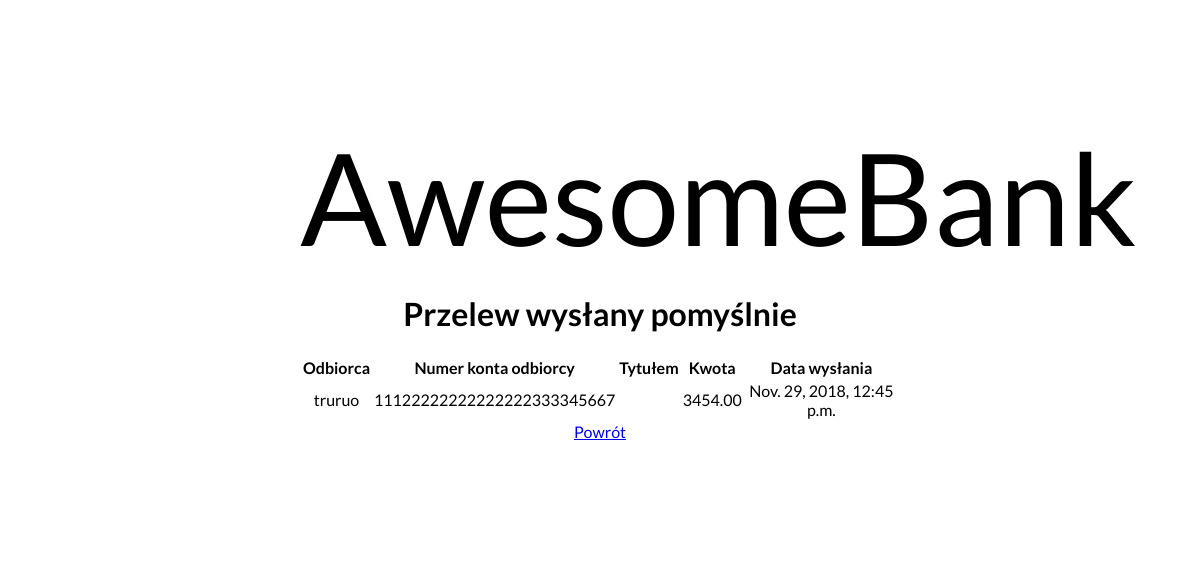
The app's page /transfer_sent/ (signed in), older data.
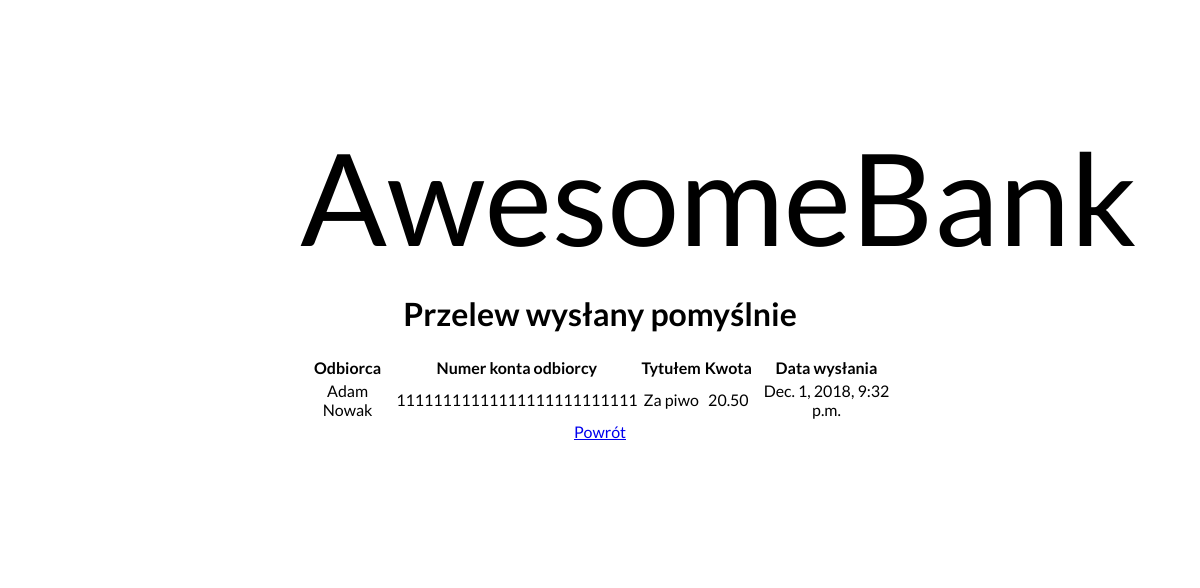
The same page, newer data.
### AwesomeBank/models.py (models this page shows)
class Transfer(models.Model):
    sender = models.ForeignKey(User, null=False, editable=False, on_delete=models.PROTECT)
    recipient_name = models.CharField(null=False, blank=False, max_length=80)
    recipient_account = models.CharField(null=False, max_length=26)
    title = models.CharField(null=False, blank=False, max_length=120)
    amount = models.DecimalField(null=False, decimal_places=2, max_digits=10)
    date = models.DateTimeField(default=timezone.now)

### AwesomeBank/views.py (the view)
# urls.py: path('transfer_sent/', transfer_sent, name='transfer_sent'),
def transfer_sent(request):
    transfers = []
    for item in Transfer.objects.all():
        if item.sender_id == request.user.id:
            transfers.append(item)
    transfers = [transfers[-1]]
    context = {
        'transfers': transfers
    }
    return render(request, 'transfer_sent.html', context)

### templates/transfer_sent.html (shortened to what this page needs)
{% extends 'registration/../temp.html' %}
{% block main_content %}
    {% if user.is_authenticated %}
    <h1>Przelew wysłany pomyślnie</h1>
            <table>
                <tr>
                    <th>Odbiorca</th>
                    <th>Numer konta odbiorcy</th>
                    <th>Tytułem</th>
                    <th>Kwota</th>
                    <th>Data wysłania</th>
                 </tr>
            {% for t in transfers %}
                <tr>
                    <td>{{ t.recipient_name }}</td>
                    <td>{{ t.recipient_account }}</td>
                    <td>{{ t.title }}</td>
                    <td>{{ t.amount }}</td>
                    <td>{{ t.date }}</td>
                </tr>
            {% endfor %}
            </table>
        <a href="{% url 'transfer_sending' %}">Powrót</a>
    {% else %}
        <p>Nie jesteś zalogowany!</p>
        <a href="{% url 'login' %}">Zaloguj się</a>
        <a href="{% url 'signup' %}">Zarejestruj się</a>
    {% endif %}
{% endblock %}

Row changes from the older to the newer data that the page shows:
removed Transfer: recipient_name "truruo", recipient_account "11122222222222222333345667", amount "3454.00", date "Nov. 29, 2018, 12:45 p.m."
added Transfer: recipient_name "Adam Nowak", recipient_account "11111111111111111111111111", title "Za piwo", amount "20.50", date "Dec. 1, 2018, 9:32 p.m."
